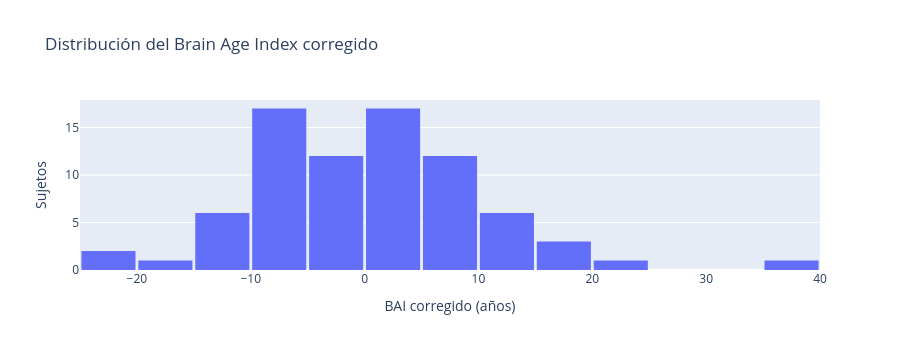

Notebook cell for this chart:
### Markdown cell above
El índice no es neutral: presenta correlación negativa con la edad cronológica, un fenómeno
documentado en la literatura de edad cerebral. El modelo comprime sus estimaciones hacia la media, de
modo que sobreestima a los sujetos jóvenes y subestima a los mayores. Sin corregirlo, el índice
señalaría sistemáticamente a los jóvenes como poseedores de un cerebro más envejecido.

La corrección consiste en ajustar una recta del BAI frente a la edad y restar esa tendencia.

### Code cell
pendiente, intercepto = np.polyfit(y, bai, 1)
bai_corregido = bai - (pendiente * y + intercepto)

divergencia = pd.DataFrame({"subject": datos["subject"], "edad_real": y,
                            "edad_estimada": prediccion.round(1),
                            "bai": bai.round(1), "bai_corregido": bai_corregido.round(1)})

print(f"BAI sin corregir  - correlación con la edad: {stats.pearsonr(y, bai)[0]:+.3f}")
print(f"BAI corregido     - correlación con la edad: {stats.pearsonr(y, bai_corregido)[0]:+.3f}")
print(f"\nDesviación típica del BAI corregido: {bai_corregido.std():.1f} años\n")

print("Sujetos con mayor divergencia positiva (cerebro 'mayor' que su edad):")
print(divergencia.nlargest(5, "bai_corregido").to_string(index=False))
print("\nSujetos con mayor divergencia negativa (cerebro 'menor' que su edad):")
print(divergencia.nsmallest(5, "bai_corregido").to_string(index=False))

px.histogram(divergencia, x="bai_corregido", nbins=25,
             title="Distribución del Brain Age Index corregido",
             labels={"bai_corregido": "BAI corregido (años)"}
             ).update_layout(height=350, yaxis_title="Sujetos", bargap=0.05).show()

### Figure 1 — Plotly figure (JSON) as saved in the notebook; plotly's stock layout.template omitted (floating-point values rounded to 4 significant figures)
{"data": [{"bingroup": "x", "hovertemplate": "BAI corregido (años)=%{x}<br>count=%{y}<extra></extra>", "legendgroup": "", "marker": {"color": "#636efa", "pattern": {"shape": ""}}, "name": "", "nbinsx": 25, "orientation": "v", "showlegend": false, "type": "histogram", "x": [-8.6, -9.3, -2.0, -24.3, 0.9, -0.0, -2.1, 2.2, 1.6, 0.8, -1.0, 9.5, 5.3, -0.7, -3.4, -2.2, -7.8, -10.0, -5.3, 1.0, 4.2, -7.8, 2.4, 24.5, 9.0, -13.7, 12.7, -4.3, -9.5, 0.9, 2.4, 6.5, -8.5, 13.7, 10.7, 1.7, 8.6, 36.9, -2.4, 5.2, -11.4, -23.8, -7.9, -13.1, -7.1, -5.9, 18.5, 11.4, -9.2, 3.9, 8.1, 1.1, -5.1, -14.6, -0.7, 13.4, -8.7, 7.9, 12.5, -14.1, -19.4, -4.5, -12.2, 6.6, -9.6, 17.3, 1.0, -3.5, -5.0, 1.4, 8.3, 0.5, -5.4, 19.5, 6.1, 8.9, 3.7, -6.4], "xaxis": "x", "yaxis": "y"}], "layout": {"bargap": 0.05, "barmode": "relative", "height": 350, "legend": {"tracegroupgap": 0}, "title": {"text": "Distribución del Brain Age Index corregido"}, "xaxis": {"anchor": "y", "domain": [0.0, 1.0], "title": {"text": "BAI corregido (años)"}}, "yaxis": {"anchor": "x", "domain": [0.0, 1.0], "title": {"text": "Sujetos"}}}}
